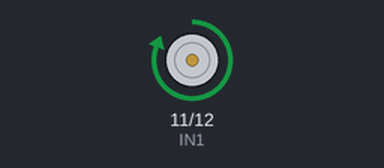
Bench run of a sketch on a simulated Arduino Uno, built with avr-gcc and run on an emulated ATmega328P. Shown: motor-driver pin pairs drawn as motors (green arrow = first pin HIGH = forward, orange = second pin HIGH = backward, longer = more drive).

Above: at 0.5 s.
At 1.5 s:
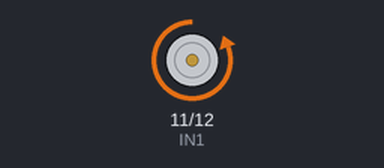
At 5.5 s:
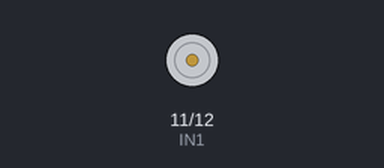
Timing chart, 0 to 6.9 s (numbered marks = the images above):
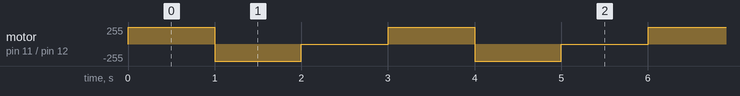

Measured:
- by itself, motor on pin 11 (IN1) / pin 12 (IN2): repeats every 3.0 s: backward 255/255 1.0 s, stopped 1.0 s, forward 255/255 1.0 s

The sketch:

ArduinoDCmotor_.ino
```cpp
const int IN1=11;
const int IN2=12;
void setup()
{
  pinMode(IN1,OUTPUT);
  pinMode(IN2,OUTPUT);
}
void loop()
{
  digitalWrite(IN1,HIGH);
  digitalWrite(IN2,LOW);
  delay(1000);
  digitalWrite(IN1,LOW);
  digitalWrite(IN2,HIGH);
  delay(1000);
  digitalWrite(IN1,LOW);
  digitalWrite(IN2,LOW);
  delay(1000);
}
```
